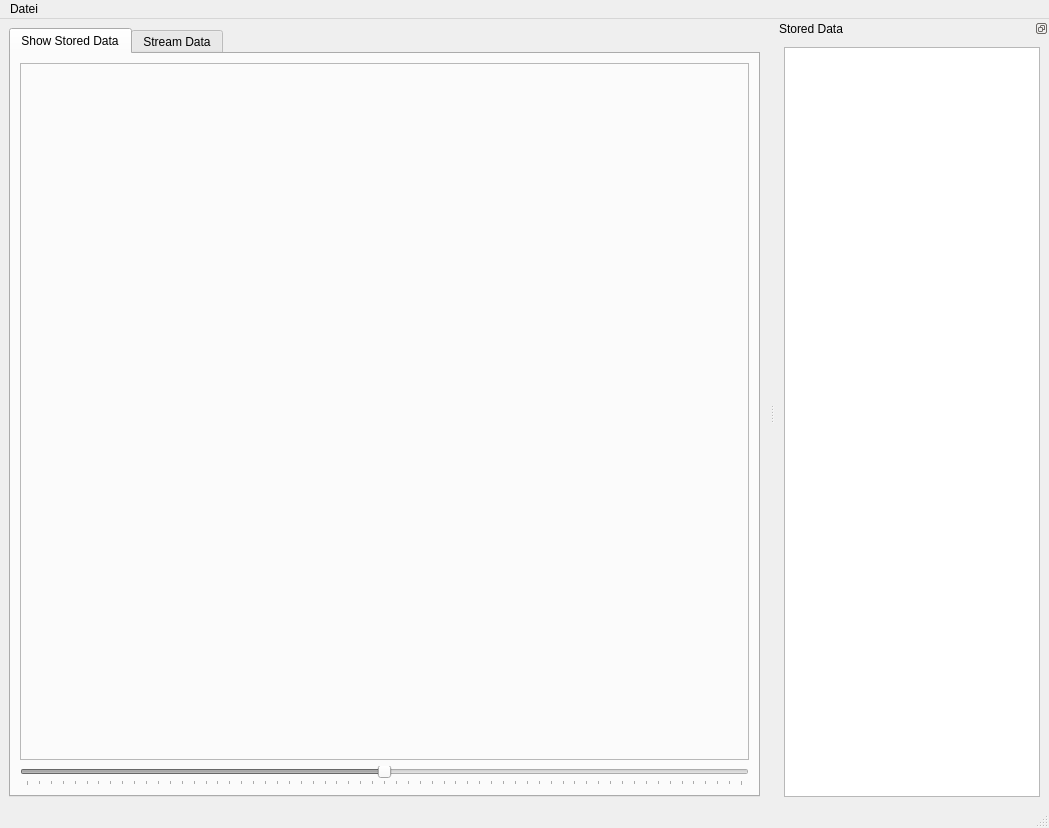
<?xml version="1.0" encoding="UTF-8"?>
<ui version="4.0">
 <class>MainWindow</class>
 <widget class="QMainWindow" name="MainWindow">
  <property name="geometry">
   <rect>
    <x>0</x>
    <y>0</y>
    <width>1049</width>
    <height>828</height>
   </rect>
  </property>
  <property name="windowTitle">
   <string>MainWindow</string>
  </property>
  <widget class="QWidget" name="centralwidget">
   <layout class="QGridLayout" name="gridLayout_3">
    <item row="0" column="0">
     <widget class="QTabWidget" name="tabWidget">
      <property name="tabPosition">
       <enum>QTabWidget::North</enum>
      </property>
      <property name="tabShape">
       <enum>QTabWidget::Rounded</enum>
      </property>
      <property name="currentIndex">
       <number>0</number>
      </property>
      <widget class="QWidget" name="tab">
       <attribute name="title">
        <string>Show Stored Data</string>
       </attribute>
       <layout class="QVBoxLayout" name="verticalLayout_2">
        <item>
         <layout class="QHBoxLayout" name="horizontalLayout">
          <item>
           <widget class="QFrame" name="mainFrame">
            <property name="maximumSize">
             <size>
              <width>32768</width>
              <height>32768</height>
             </size>
            </property>
            <property name="frameShape">
             <enum>QFrame::StyledPanel</enum>
            </property>
            <property name="frameShadow">
             <enum>QFrame::Raised</enum>
            </property>
           </widget>
          </item>
         </layout>
        </item>
        <item>
         <widget class="QSlider" name="offsetSlider">
          <property name="enabled">
           <bool>false</bool>
          </property>
          <property name="minimum">
           <number>0</number>
          </property>
          <property name="maximum">
           <number>300</number>
          </property>
          <property name="value">
           <number>150</number>
          </property>
          <property name="tracking">
           <bool>true</bool>
          </property>
          <property name="orientation">
           <enum>Qt::Horizontal</enum>
          </property>
          <property name="invertedAppearance">
           <bool>false</bool>
          </property>
          <property name="invertedControls">
           <bool>false</bool>
          </property>
          <property name="tickPosition">
           <enum>QSlider::TicksBelow</enum>
          </property>
          <property name="tickInterval">
           <number>5</number>
          </property>
         </widget>
        </item>
       </layout>
      </widget>
      <widget class="QWidget" name="tab_2">
       <attribute name="title">
        <string>Stream Data</string>
       </attribute>
      </widget>
     </widget>
    </item>
   </layout>
  </widget>
  <widget class="QMenuBar" name="menubar">
   <property name="geometry">
    <rect>
     <x>0</x>
     <y>0</y>
     <width>1049</width>
     <height>21</height>
    </rect>
   </property>
   <widget class="QMenu" name="menuDatei">
    <property name="title">
     <string>Datei</string>
    </property>
    <addaction name="actionLoad"/>
   </widget>
   <addaction name="menuDatei"/>
  </widget>
  <widget class="QStatusBar" name="statusbar"/>
  <widget class="QDockWidget" name="dockWidget">
   <property name="features">
    <set>QDockWidget::DockWidgetFloatable|QDockWidget::DockWidgetMovable</set>
   </property>
   <property name="allowedAreas">
    <set>Qt::LeftDockWidgetArea|Qt::RightDockWidgetArea</set>
   </property>
   <property name="windowTitle">
    <string>Stored Data</string>
   </property>
   <attribute name="dockWidgetArea">
    <number>2</number>
   </attribute>
   <widget class="QWidget" name="dockWidgetContents">
    <layout class="QVBoxLayout" name="verticalLayout">
     <item>
      <widget class="QTreeWidget" name="dataView">
       <property name="selectionMode">
        <enum>QAbstractItemView::MultiSelection</enum>
       </property>
       <attribute name="headerVisible">
        <bool>false</bool>
       </attribute>
       <column>
        <property name="text">
         <string>File</string>
        </property>
       </column>
      </widget>
     </item>
    </layout>
   </widget>
  </widget>
  <action name="actionLoad">
   <property name="text">
    <string>Load</string>
   </property>
  </action>
 </widget>
 <resources/>
 <connections>
  <connection>
   <sender>actionLoad</sender>
   <signal>activated()</signal>
   <receiver>MainWindow</receiver>
   <slot>loadData()</slot>
   <hints>
    <hint type="sourcelabel">
     <x>-1</x>
     <y>-1</y>
    </hint>
    <hint type="destinationlabel">
     <x>408</x>
     <y>248</y>
    </hint>
   </hints>
  </connection>
  <connection>
   <sender>dataView</sender>
   <signal>itemSelectionChanged()</signal>
   <receiver>MainWindow</receiver>
   <slot>plotData()</slot>
   <hints>
    <hint type="sourcelabel">
     <x>400</x>
     <y>248</y>
    </hint>
    <hint type="destinationlabel">
     <x>408</x>
     <y>248</y>
    </hint>
   </hints>
  </connection>
  <connection>
   <sender>offsetSlider</sender>
   <signal>valueChanged(int)</signal>
   <receiver>MainWindow</receiver>
   <slot>correctOffset()</slot>
   <hints>
    <hint type="sourcelabel">
     <x>384</x>
     <y>773</y>
    </hint>
    <hint type="destinationlabel">
     <x>524</x>
     <y>413</y>
    </hint>
   </hints>
  </connection>
 </connections>
 <slots>
  <slot>loadData()</slot>
  <slot>plotData()</slot>
  <slot>correctOffset()</slot>
 </slots>
</ui>
